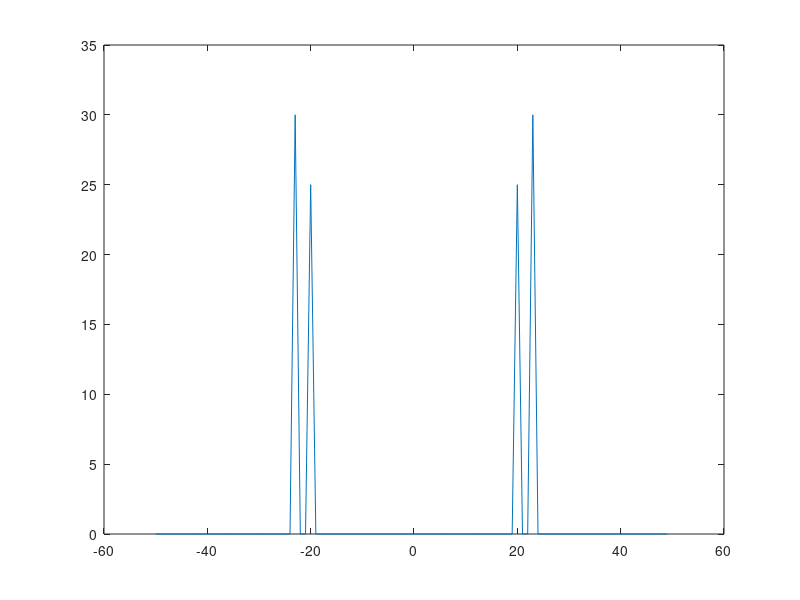
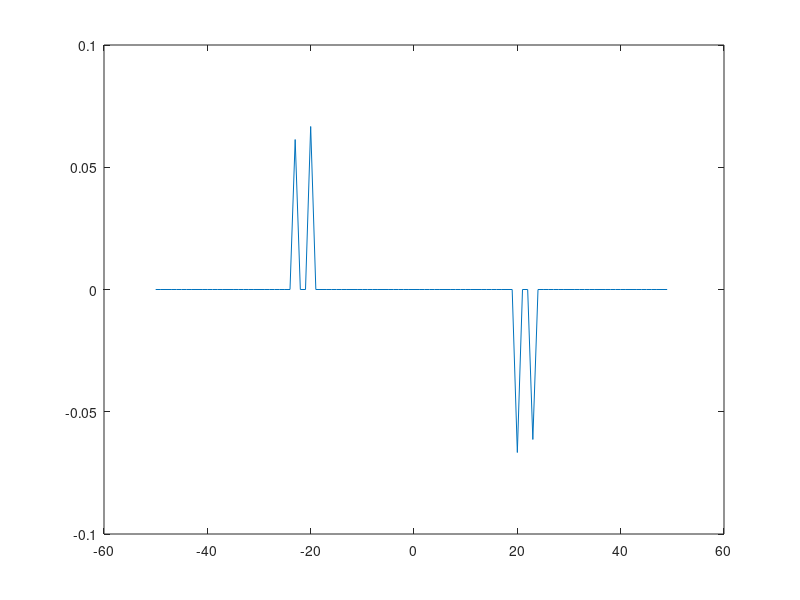

Source code (MATLAB) for these figures, in order:
clc;
close all;
clear;

c = 300000000;
p = 2 / c;
beta = 0.3;
alpha1 = 0.5;
v1 = 180 / 3.6;
r1 = 250000;
alpha2 = 0.6;
v2 = 216 / 3.6;
r2 = 200000;
fc = 5;
fs = 100;
fd1 = beta * v1;
fd2 = beta * v2;
td1 = p * r1;
td2 = p * r2;
t = 0:1/fs:1-1/fs;
y = alpha1 * cos(2*pi*(fc+fd1)*(t-td1)) + alpha2 * cos(2*pi*(fc+fd2)*(t-td2));

y2 = fftshift(fft(y));

l = length(y2);
f = (-l/2:l/2-1)/l*fs;

tol = 1e-6;
y2(abs(y2) < tol) = 0;

figure
plot(f,abs(y2))

theta = angle (y2);

figure
plot (f,theta/pi)

theta = angle (y2);

[m, index] = findpeaks (abs (y2));

f_new = abs (f(index(1)));
fd2 = f_new - fc;
theta = angle (y2(index(1)));
td2 = theta / (2 * pi * f_new);
v1_new = (fd2 / beta) * 3.6;
r1_new = (td2 / p) / 1000;

f_new = abs (f(index(2)));
fd2 = f_new - fc;
theta = angle (y2(index(2)));
td2 = theta / (2 * pi * f_new);
v2_new = (fd2 / beta) * 3.6;
r2_new = (td2 / p) / 1000;

disp (v1_new);
disp (r1_new);
disp (v2_new);
disp (r2_new);